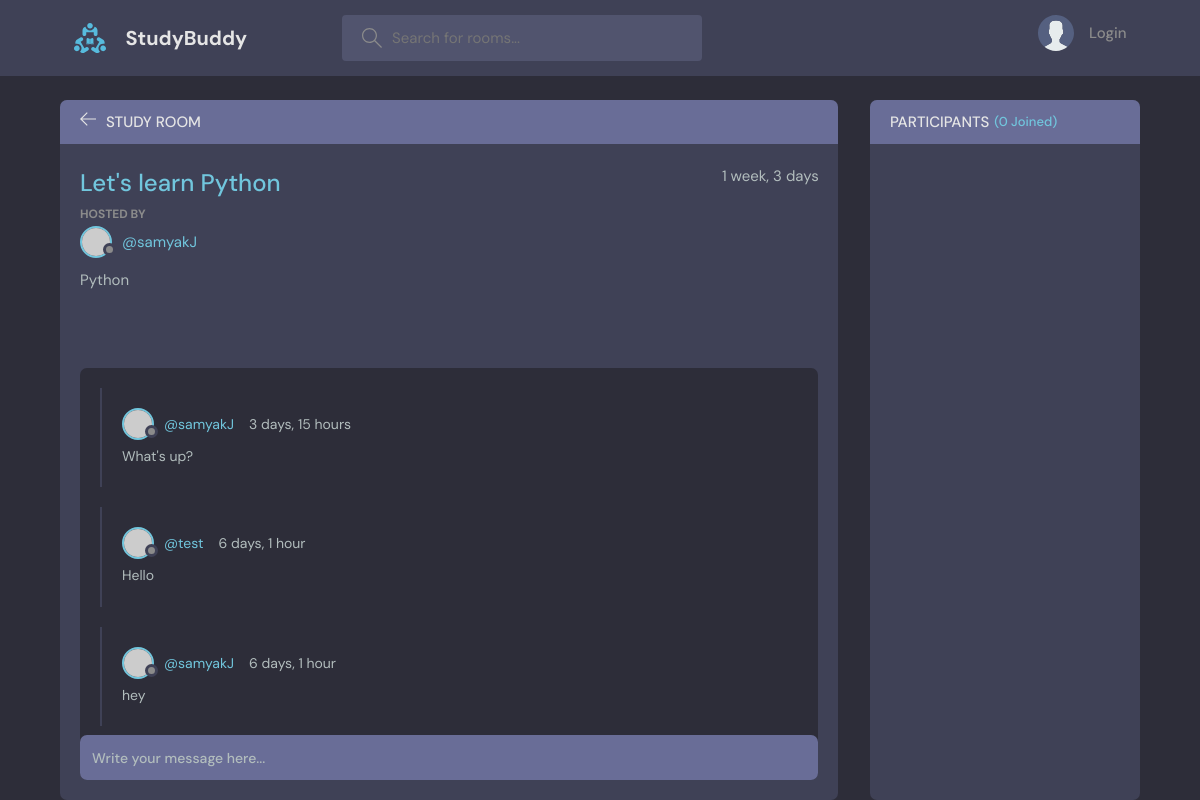
The page /room/1/ on the database its author committed.
### base/models.py (models this page shows, shortened)
class Room(models.Model):
    host=models.ForeignKey(User, on_delete=models.SET_NULL,null=True)
    topic=models.ForeignKey(Topic, on_delete=models.SET_NULL,null=True)
    name= models.CharField(max_length=200)
    description= models.TextField(null=True, blank= True)
    participants=models.ManyToManyField(User, related_name= 'participants',blank=True )
    updated = models.DateTimeField(auto_now=True)
    created= models.DateTimeField(auto_now_add=True)
    class Meta:
        ordering=['-updated', '-created']

class Topic(models.Model):
    name=models.CharField(max_length=200)
    def __str__(self):
        return self.name

class Message(models.Model):
    user= models.ForeignKey(User, on_delete= models.CASCADE)
    room= models.ForeignKey(Room, on_delete=models.CASCADE)
    body= models.TextField()
    updated = models.DateTimeField(auto_now=True)
    created= models.DateTimeField(auto_now_add=True)
    class Meta:
        ordering=['-updated', '-created']

### base/views.py (the view, shortened to what this page needs)
# urls.py: path('room/<str:pk>/',views.room,name="room"),
def room(request,pk):
    room=Room.objects.get(id=pk)
    room_messages= room.message_set.all()
    participants= room.participants.all()
    context={'room': room, 'room_messages':room_messages,'participants':participants,}
    return render(request,'base/room.html',context)

### base/templates/base/room.html (shortened to what this page needs)
{% extends 'main.html' %}
{% block content %}
    <main class="profile-page layout layout--2">
      <div class="container">
        <div class="room">
          <div class="room__top">
            <div class="room__topLeft">
              <a href="{% url 'home' %}">
                <svg version="1.1" xmlns="http://www.w3.org/2000/svg" width="32" height="32" viewBox="0 0 32 32">
                  <title>arrow-left</title>
                  <path
                    d="M13.723 2.286l-13.723 13.714 13.719 13.714 1.616-1.611-10.96-10.96h27.625v-2.286h-27.625l10.965-10.965-1.616-1.607z"
                  ></path>
                </svg>
              </a>
              <h3>Study Room</h3>
            </div>
          </div>
          <div class="room__box scroll">
            <div class="room__header scroll">
              <div class="room__info">
                <h3>{{room.name}}</h3>
                <span>{{room.created|timesince}}</span>
              </div>
              <div class="room__hosted">
                <p>Hosted By</p>
                <a href="{% url 'user-profile' room.host.id %}" class="room__author">
                  <div class="avatar avatar--small">
                    <img src="https://randomuser.me/api/portraits/men/37.jpg" />
                  </div>
                  <span>@{{room.host.username}}</span>
                </a>
              </div>
              <span class="room__tsopics">{{room.topic}}</span>
            </div>
            <div class="room__conversation">
              <div class="threads scroll">
                {% for message in room_messages %}
                <div class="thread">
                  <div class="thread__top">
                    <div class="thread__author">
                      <a href="{% url 'user-profile' message.user.id %}" class="thread__authorInfo">
                        <div class="avatar avatar--small">
                          <img src="https://randomuser.me/api/portraits/men/37.jpg" />
                        </div>
                        <span>@{{message.user.username}}</span>
                      </a>
                      <span class="thread__date">{{message.created|timesince}}</span>
                    </div>
                  </div>
                  <div class="thread__details">
                    {{message.body}}
                  </div>
                </div>
                {% endfor %}
              </div>
            </div>
          </div>
          <div class="room__message">
            <form action="" method="POST">
              <input name="body" placeholder="Write your message here..." /></form>
          </div>
        </div>
        <div class="participants">
          <h3 class="participants__top">Participants <span>({{participants.count}} Joined)</span></h3>
          <div class="participants__list scroll">
          </div>
        </div>
      </div>
    </main>
  {% endblock content %}

### static/styles/style.css (style rules this page uses)
:root { --color-main: #71c6dd; --color-main-light: #e1f6fb; --color-dark: #3f4156; --color-dark-medium: #51546e; --color-dark-light: #696d97; --color-light: #e5e5e5; --color-gray: #8b8b8b; --color-light-gray: #b2bdbd; --color-bg: #2d2d39; --color-success: #5dd693; --color-error: #fc4b0b; }
* { font-family: "DM Sans", -apple-system, BlinkMacSystemFont, "Segoe UI", Roboto, Oxygen, Ubuntu, Cantarell, "Open Sans", "Helvetica Neue", sans-serif; margin: 0; padding: 0; box-sizing: border-box; text-rendering: optimizeLegibility; font-size: inherit; }
html { font-size: 56.25%; }
@media only screen and (min-width: 1200px) { html { font-size: 62.5%; } }
body { line-height: 1.6; font-weight: 400; font-size: 1.5rem; color: var(--color-light-gray); background-color: var(--color-bg); min-height: 100vh; }
img { width: 100%; }
a { display: inline-block; color: var(--color-main); text-decoration: none; }
.container { max-width: 120rem; width: 90%; margin: auto; }
.avatar { position: relative; display: inline-block; border-radius: 50%; border: 2px solid var(--color-main); }
.avatar img { display: block; border-radius: 50%; object-fit: cover; object-position: center; }
.avatar::after { content: ""; display: block; position: absolute; background-color: var(--color-gray); z-index: 111; border-radius: 50%; border: 0.3rem solid var(--color-dark); }
.avatar.avatar--small img { width: 2.8rem; height: 2.8rem; }
.avatar.avatar--small:after { width: 0.7rem; height: 0.7rem; bottom: 0px; right: -6px; }
.layout { margin-top: 2.4rem; }
.layout > .container { display: flex; justify-content: space-between; align-items: flex-start; }
.layout--2 > .container > div:first-child { flex-basis: 72%; }
.layout--2 > .container > div:last-child { flex-basis: 25%; }
.room, .participants { background: var(--color-dark); max-height: 87.5vh; border-radius: 0.7rem; overflow: hidden; position: relative; }
.room__top, .participants__top { background: var(--color-dark-light); display: flex; justify-content: space-between; align-items: center; padding: 1rem 2rem; position: relative; }
.room__top svg, .thread__top svg { width: 1.6rem; height: 1.6rem; fill: var(--color-light); cursor: pointer; }
.room__topLeft { display: flex; align-items: flex-end; gap: 1rem; }
.room__topLeft h3, .participants__top { text-transform: uppercase; font-weight: 500; color: var(--color-light); }
.room__topLeft svg { width: 1.6rem; height: 1.6rem; fill: var(--color-light); }
.room__header { max-height: 30vh; overflow-y: auto; position: absolute; width: 95%; background: var(--color-dark); z-index: 999; top: 4.4rem; padding-top: 2rem; padding-bottom: 1rem; }
.room__box { padding-left: 2rem; padding-right: 2rem; height: 80.5vh; padding-bottom: 0; }
.room__info { display: flex; justify-content: space-between; }
.room__info h3 { font-size: 2.4rem; font-weight: 500; color: var(--color-main); }
.room__hosted p { text-transform: uppercase; color: var(--color-gray); font-size: 1.2rem; font-weight: 700; line-height: 2; }
.room__author { display: flex; gap: 1rem; align-items: center; margin-bottom: 1rem; transition: all 0.3s ease-in-out; }
.room__conversation { margin-top: 1rem; margin-bottom: 4rem; height: 64%; }
.threads { background: var(--color-bg); border-radius: 0.7rem; overflow-y: auto; height: 100%; margin-top: 28vh; padding: 0 2rem 4rem 2rem; }
.thread { border-left: 2px solid var(--color-dark); padding-left: 1rem; margin: 2rem 0; padding: 2rem; }
.thread__top { display: flex; align-items: center; justify-content: space-between; }
.thread__author { display: flex; align-items: center; gap: 1.5rem; font-size: 1.4rem; }
.thread__authorInfo { display: flex; align-items: center; gap: 1rem; }
.thread__details { font-size: 1.4rem; margin-top: 0.5rem; }
.room__message { padding: 2rem; position: absolute; z-index: 111; bottom: 0; left: 0; right: 0; background: transparent; }
.room__message > form > input { resize: none; background-color: var(--color-dark-light); color: var(--color-light); border: none; outline: none; border-radius: 0.7rem; height: 4.5rem; width: 100%; margin-top: -1rem; padding: 1.2rem; font-size: 1.4rem; font-weight: 500; position: relative; }
.room__message > form > input::placeholder { color: var(--color-light-gray); }
.participants__top span { color: var(--color-main); font-size: 1.3rem; text-transform: none; }
.participants__top { justify-content: flex-start; gap: 0.5rem; }
.participants__list { padding: 2rem; height: 82.5vh; overflow-y: scroll; padding-bottom: 0; }

### rows shown on the page
Room: name "Let's learn Python", created "1 week, 3 days", host.username "samyakJ", topic "Python"
Message: user.username "samyakJ", created "3 days, 15 hours", body "What's up?"
Message: user.username "test", created "6 days, 1 hour", body "Hello"
Message: user.username "samyakJ", created "6 days, 1 hour", body "hey"

### other values the page prints
{{ participants.count }} "0"
